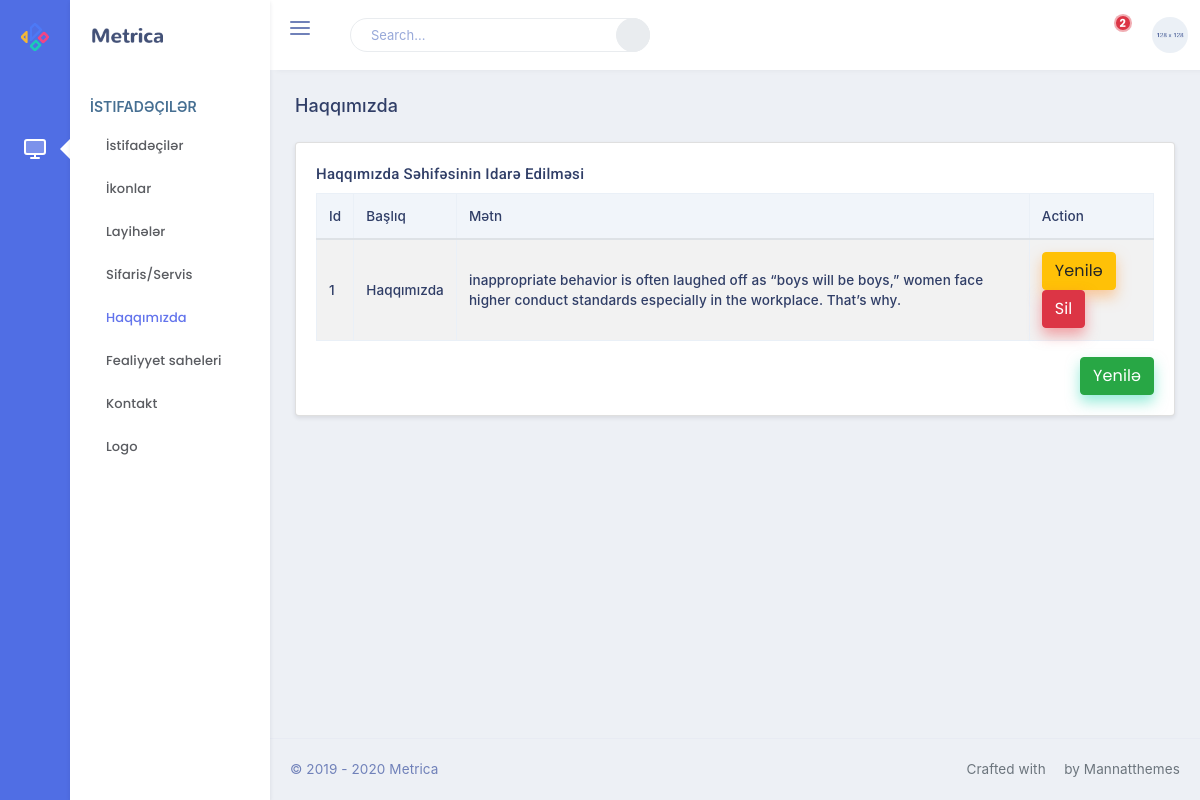
The app's page /about (signed in) with its own data.
### app/models.py (models this page shows, shortened)
class About(db.Model):
    id= db.Column(db.Integer, primary_key=True)
    title = db.Column(db.String(255), nullable=False)
    text=db.Column(db.String(255), nullable=False)

### admin/views.py (the view)
@app.route('/about')
@login_required
def about():
    if User.query.get(1) == current_user:
        alldata= About.query.all()
        return render_template('admin/about.html', allabout=alldata)
    else:
        abort(403)

### app/models.py (called while the page is built)
@login_manager.user_loader
def load_user(user_id):
    return User.query.get(int(user_id))

### templates/admin/about.html (shortened to what this page needs)
{% extends 'admin/base.html' %}
{%block pagetitle%}<h4 class="page-title">Haqqımızda</h4> {% endblock pagetitle %}
{% block content %}
<div class="row">
    <div class="col-12">
        <div class="card">
            <div class="card-body">
                <h4 class="mt-0 header-title">Haqqımızda səhifəsinin idarə edilməsi</h4>
                <table id="child_rows" class="table table-striped table-bordered dt-responsive nowrap" style="border-collapse: collapse; border-spacing: 0; width: 100%;">
                    <thead>
                        <tr>
                            <th>Id</th>
                            <th>Başlıq</th>
                            <th>Mətn</th>
                            <th>Action</th>
                        </tr>
                    </thead>
                    {% for row in allabout %}
                <tbody>
                    <tr>
                        <th>{{row.id}}</th>
                        <th>{{row.title}}</th>
                        <th>{{row.text}}</th>
                        <th>
                            <a href="/about/update/{{row.id}}" class="btn btn-warning btn-xs" type="button" data-toggle="modal" data-target="#modaledit{{row.id}}">Yenilə</a>
                            <a href="/about/delete/{{row.id}}" class="btn btn-danger btn-xs" onclick="return confirm('Are You Sure To Delete ?')">Sil</a>
                        </th>
                    </tr>
                </tbody>
                {% endfor %}
                </table>
                <a type="button"  class="btn btn-success float-right" href="#" data-toggle="modal" data-target="#mymodal">Yenilə</a> </h2>
            </div>
        </div>
    </div>
</div>
{% endblock content %}

### records on screen
About: id "1", title "Haqqımızda", text "inappropriate behavior is often laughed off as “boys will be boys,” women face higher conduct standards especially in the workplace. That’s why."
